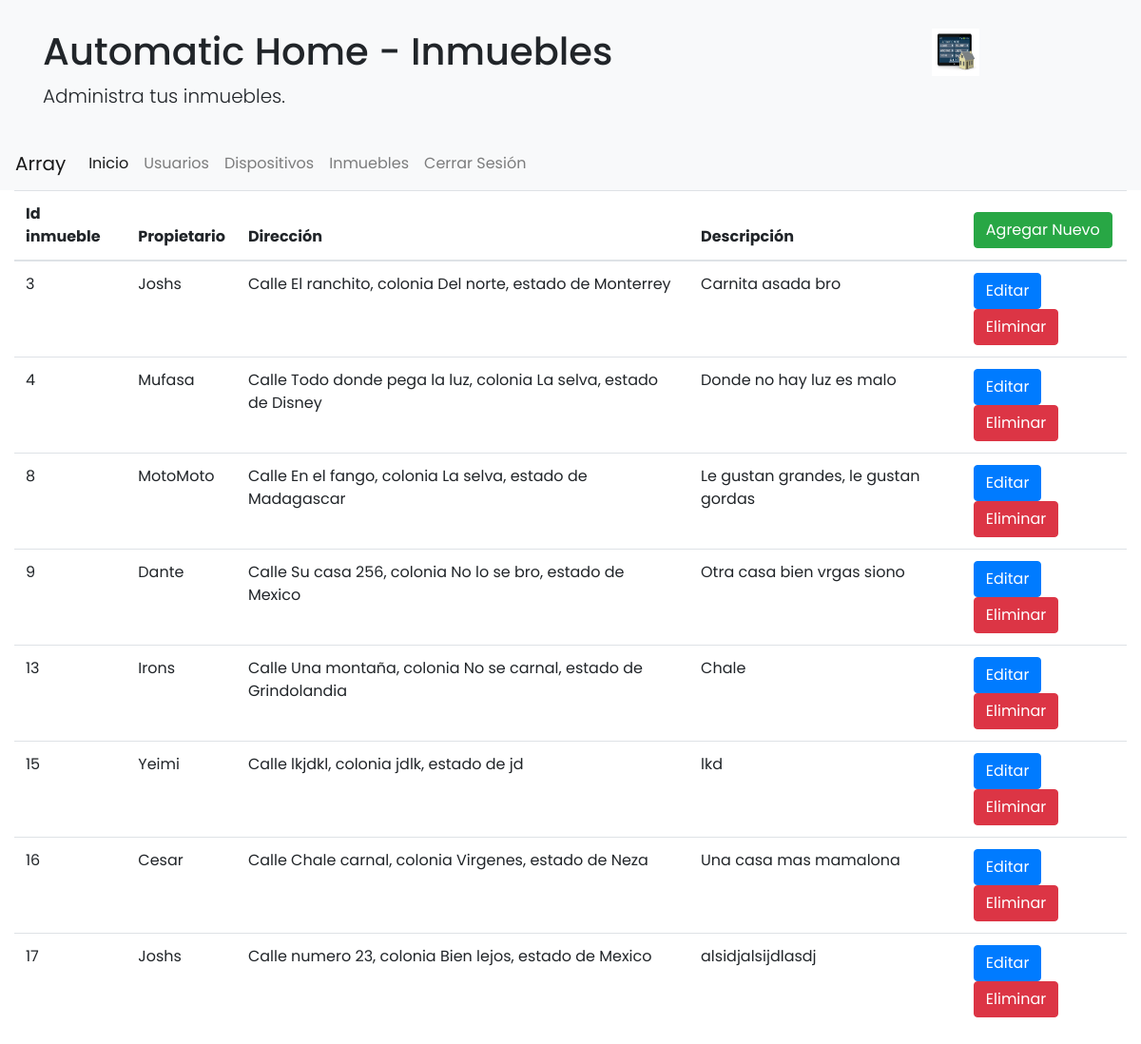
The app's page /automaticHome/vistas/inmuebles.php (signed in) with its own data.
### tables this page shows
CREATE TABLE `inmueble` (
  `inmueble_id` int(11) NOT NULL,
  `usuario_id` int(11) DEFAULT NULL,
  `calle_numero` varchar(100) DEFAULT NULL,
  `descripcion` varchar(100) DEFAULT NULL,
  `colonia` varchar(30) DEFAULT NULL,
  `estado` varchar(30) DEFAULT NULL,
  `codigo_postal` varchar(30) DEFAULT NULL,
  `fecha_alta` date DEFAULT NULL
);

CREATE TABLE `usuario` (
  `usuario_id` int(11) NOT NULL,
  `username` varchar(30) DEFAULT NULL,
  `password` varchar(40) DEFAULT NULL,
  `nombre` varchar(30) DEFAULT NULL,
  `apellido_p` varchar(30) DEFAULT NULL,
  `apellido_m` varchar(30) DEFAULT NULL,
  `fecha_alta` varchar(10) DEFAULT NULL
);

### automaticHome/modelo/consultas.php (called while the page is built, shortened)
<?php
require "conexionDB.php";
 $con = $con;
function getDatosUsuarios(){
  global $con;
  $consulta = "SELECT usuario.*  FROM usuario";
  $resultado = $con->query($consulta);
  return $resultado;
}
function getDatosInmuebles(){
  global $con;
  $consulta = "SELECT i.*, u.* FROM inmueble i, usuario u WHERE i.usuario_id = u.usuario_id";
  $resultado = $con->query($consulta);
  return $resultado;
}
?>

### automaticHome/controlador/accionesInmueble.php (called while the page is built, shortened)
<?php
include '../modelo/consultas.php';
function getUsuarios(){
	return getDatosUsuarios();
}
function getInmuebles(){
	return getDatosInmuebles();
}
?>

### automaticHome/vistas/inmuebles.php (the view, shortened to what this page needs)
<?php
$varSession = $_SESSION['admon'];
?>
<?php
  require '../controlador/accionesInmueble.php';
  $resultado = getInmuebles();
  $usuarios = getUsuarios();
?>
<!DOCTYPE html>
<html lang="es" dir="ltr">
  <head>
    <link rel="stylesheet" href="../css/bootstrap.min.css">
    <link rel="stylesheet" href="../css/estilosIndex.css">
  </head>
  <body>
    <div class="jumbotron jumbotron-fluid bg-light">
      <div class="row">
        <div class="col-md-10">
          <div class="container">
            <h1> <span>Automatic Home - Inmuebles</span> </h1>
            <p class="lead">Administra tus inmuebles.</p>
          </div>
        </div>
        <div class="col-md-2 col-sm-2">
          <img class="" src="../img/automatichome.png" width="50" height="50" class="d-inline-block align-top" alt="logo">
        </div>
      </div>
    </div>
    <nav class="navbar navbar-expand-lg navbar-light bg-light">
      <span class="navbar-brand"><?php echo $varSession; ?></span>
      <div class="collapse navbar-collapse " id="navbarNav">
        <ul class="navbar-nav">
          <li class="nav-item active">
            <a class="nav-link" href="home.php">Inicio</a>
          </li>
          <li class="nav-item">
            <a class="nav-link" href="usuarios.php">Usuarios<span class="sr-only">(current)</span></a>
          </li>
          <li class="nav-item">
            <a class="nav-link" href="dispositivos.php">Dispositivos</a>
          </li>
          <li class="nav-item">
            <a class="nav-link" href="#">Inmuebles</a>
          </li>
          <li class="nav-item">
            <a class="nav-link" href="../controlador/sesiones.php?accion=cerrarSesion">Cerrar Sesión</a>
          </li>
        </ul>
      </div>
    </nav>
    <div class="container-fluid">
      <table class="table">
        <thead>
          <tr>
            <th scope="col">Id inmueble</th>
            <th scope="col">Propietario</th>
            <th scope="col">Dirección</th>
            <th scope="col">Descripción</th>
            <th scope="col"> <button class='btn btn-success' onclick='limpiarModalAgregar("inmueble");' data-toggle="modal" data-target="#modalAgregar">Agregar Nuevo</button></th>
          </tr>
        </thead>
        <tbody>
          <?php
            while($datos = $resultado->fetch()) {
              echo "<tr>";
                  echo "<td>".$datos['inmueble_id']."</td>";
                  echo "<td>".$datos['nombre']."</td>";
                  echo "<td>Calle ".$datos['calle_numero'].", colonia ".$datos['colonia'].", estado de ".$datos['estado']."</td>";
                  echo "<td>".$datos['descripcion']."</td>";
                  $datosEditar = [$datos['inmueble_id'], $datos['nombre'], $datos['calle_numero'], $datos['colonia'], $datos['estado'], $datos['codigo_postal'], $datos['descripcion'] ];
                  $datosEditar = json_encode($datosEditar);
                  echo "<td><button class='btn btn-primary' data-toggle='modal' data-target='#modalEditar' onclick='rellenaFormInmueble($datosEditar);'>Editar</button>";
                  echo "<a href='#' class='btn btn-danger' data-href='../controlador/accionesInmueble.php?accion=eliminar&inmueble_id=".$datos['inmueble_id']."' data-toggle='modal' data-target='#modalEliminar'>Eliminar</a>";
              echo "</tr>";
            }
          ?>
        </tbody>
      </table>
    </div>
  </body>
</html>

### automaticHome/css/estilosIndex.css (style rules this page uses)
body { font-family: "Poppins", sans-serif; background-image: url(); }
.jumbotron { height: auto; margin: 0 0 0 0; padding: inherit; background-color: transparent; }
div.row { padding: 2.5%; padding-bottom: 1%; width: 100%; }

### records on screen
inmueble: inmueble_id "3", usuario.nombre "Joshs", calle_numero "El ranchito", colonia "Del norte", estado "Monterrey", descripcion "Carnita asada bro"
inmueble: inmueble_id "4", usuario.nombre "Mufasa", calle_numero "Todo donde pega la luz", colonia "La selva", estado "Disney", descripcion "Donde no hay luz es malo"
inmueble: inmueble_id "8", usuario.nombre "MotoMoto", calle_numero "En el fango", colonia "La selva", estado "Madagascar", descripcion "Le gustan grandes, le gustan gordas"
inmueble: inmueble_id "9", usuario.nombre "Dante", calle_numero "Su casa 256", colonia "No lo se bro", estado "Mexico", descripcion "Otra casa bien vrgas siono"
inmueble: inmueble_id "13", usuario.nombre "Irons", calle_numero "Una montaña", colonia "No se carnal", estado "Grindolandia", descripcion "Chale"
inmueble: inmueble_id "15", usuario.nombre "Yeimi", calle_numero "lkjdkl", colonia "jdlk", estado "jd", descripcion "lkd"
inmueble: inmueble_id "16", usuario.nombre "Cesar", calle_numero "Chale carnal", colonia "Virgenes", estado "Neza", descripcion "Una casa mas mamalona"
inmueble: inmueble_id "17", usuario.nombre "Joshs", calle_numero "numero 23", colonia "Bien lejos", estado "Mexico", descripcion "alsidjalsijdlasdj"

### other values on screen
$varSession "Array"
